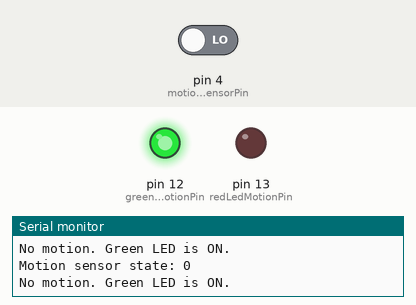
A sketch run on a simulated Arduino Uno, built with avr-gcc and run on an emulated ATmega328P. On the bench: output pins drawn as LEDs (lit = HIGH), the last lines printed to the serial monitor. The test bench sets the inputs (shaded band); at power-on: pin 4 (motionSensorPin) LOW.

Above: at 1.8 s.
1.9 s: pin 4 (motionSensorPin) driven HIGH
At 3.2 s:
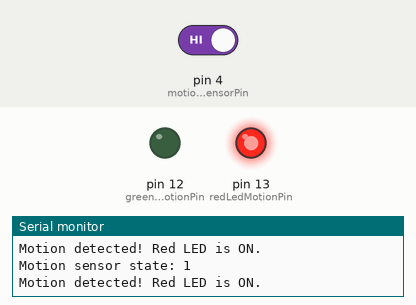
3.5 s: pin 4 (motionSensorPin) driven LOW
At 4.4 s:
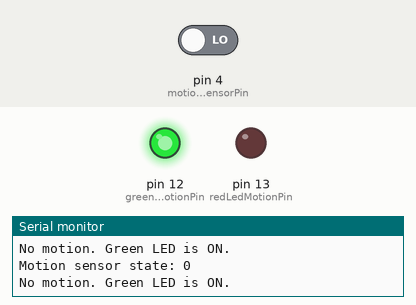
Timing chart, 0 to 6.5 s (numbered marks = the images above; inputs shaded):
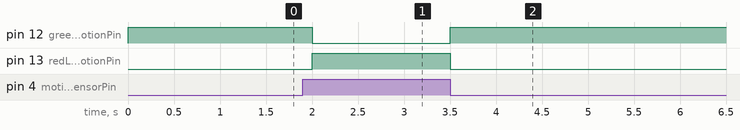

The sketch:

m1_t1p.ino
```cpp
const int motionSensorPin = 4; // Connects to the Pir Sensor Output pin
const int redLedMotionPin = 13; // Red LED Connects to the 13 on Arduino (indication motion)
const int greenLedNoMotionPin = 12; // Green LED Connects to 12 on Arduino (indication No motion)

void setup()
{
  pinMode(motionSensorPin, INPUT); // Sets Motion Sensor as Input
  pinMode(redLedMotionPin, OUTPUT); // Sets Red LED pin as output
  pinMode(greenLedNoMotionPin, OUTPUT); // Sets Green LED pin as output
  Serial.begin(9600); // Initialize serial communication
}

void loop()
{
  int motionState = digitalRead(motionSensorPin); // Read the state of the motion sensor
  Serial.print("Motion sensor state: ");
  Serial.println(motionState); // Print the raw sensor state

  if (motionState == HIGH)
  {
    digitalWrite(redLedMotionPin, HIGH); // Turn on the Red LED
    digitalWrite(greenLedNoMotionPin, LOW); // Turn off the Green LED
    Serial.println("Motion detected! Red LED is ON.");
  }
  else
  {
    digitalWrite(redLedMotionPin, LOW); // Turn off the Red LED
    digitalWrite(greenLedNoMotionPin, HIGH); // Turn on the Green LED
    Serial.println("No motion. Green LED is ON.");
  }
  delay(500); // Wait 500ms
}
```

Measured:
- after the input at 1.9 s, pin 12 (greenLedNoMotionPin): HIGH → LOW after 0.10 s; pin 13 (redLedMotionPin): LOW → HIGH after 0.10 s
- after the input at 3.5 s, pin 12 (greenLedNoMotionPin): LOW → HIGH at once; pin 13 (redLedMotionPin): HIGH → LOW at once
